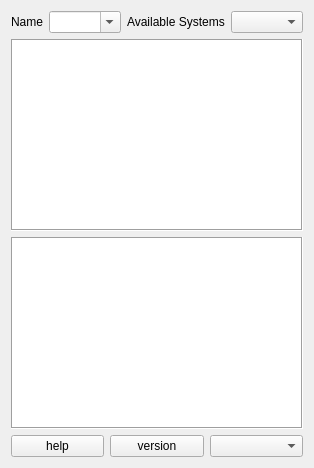
      <widget class="QWidget" name="tabOverview">
       <attribute name="title">
        <string>Overview</string>
       </attribute>
       <layout class="QGridLayout" name="gridLayout">
        <item row="0" column="0">
         <layout class="QVBoxLayout" name="verticalLayout">
          <item>
           <layout class="QHBoxLayout" name="horizontalLayout_3">
            <item>
             <widget class="QLabel" name="lblConfigName">
              <property name="sizePolicy">
               <sizepolicy hsizetype="Maximum" vsizetype="Preferred">
                <horstretch>0</horstretch>
                <verstretch>0</verstretch>
               </sizepolicy>
              </property>
              <property name="text">
               <string>Name</string>
              </property>
             </widget>
            </item>
            <item>
             <widget class="QComboBox" name="cboConfigName">
              <property name="editable">
               <bool>true</bool>
              </property>
             </widget>
            </item>
            <item>
             <widget class="QLabel" name="lblSystems">
              <property name="sizePolicy">
               <sizepolicy hsizetype="Maximum" vsizetype="Preferred">
                <horstretch>0</horstretch>
                <verstretch>0</verstretch>
               </sizepolicy>
              </property>
              <property name="text">
               <string>Available Systems</string>
              </property>
             </widget>
            </item>
            <item>
             <widget class="QComboBox" name="cboSystems"/>
            </item>
           </layout>
          </item>
          <item>
           <widget class="QTextEdit" name="edtOutput">
            <property name="frameShape">
             <enum>QFrame::Box</enum>
            </property>
            <property name="frameShadow">
             <enum>QFrame::Sunken</enum>
            </property>
           </widget>
          </item>
          <item>
           <widget class="QTextEdit" name="edtError">
            <property name="frameShape">
             <enum>QFrame::Box</enum>
            </property>
            <property name="autoFormatting">
             <set>QTextEdit::AutoNone</set>
            </property>
           </widget>
          </item>
          <item>
           <layout class="QHBoxLayout" name="horizontalLayout">
            <item>
             <widget class="QPushButton" name="cmdHelp">
              <property name="text">
               <string>help</string>
              </property>
             </widget>
            </item>
            <item>
             <widget class="QPushButton" name="cmdVersion">
              <property name="text">
               <string>version</string>
              </property>
             </widget>
            </item>
            <item>
             <widget class="QComboBox" name="cboModulInfo">
              <item>
               <property name="text">
                <string/>
               </property>
              </item>
              <item>
               <property name="text">
                <string>-machine</string>
               </property>
              </item>
              <item>
               <property name="text">
                <string>-cpu</string>
               </property>
              </item>
              <item>
               <property name="text">
                <string>-accel</string>
               </property>
              </item>
              <item>
               <property name="text">
                <string>-display</string>
               </property>
              </item>
              <item>
               <property name="text">
                <string>-audio</string>
               </property>
              </item>
             </widget>
            </item>
           </layout>
          </item>
         </layout>
        </item>
       </layout>
      </widget>
